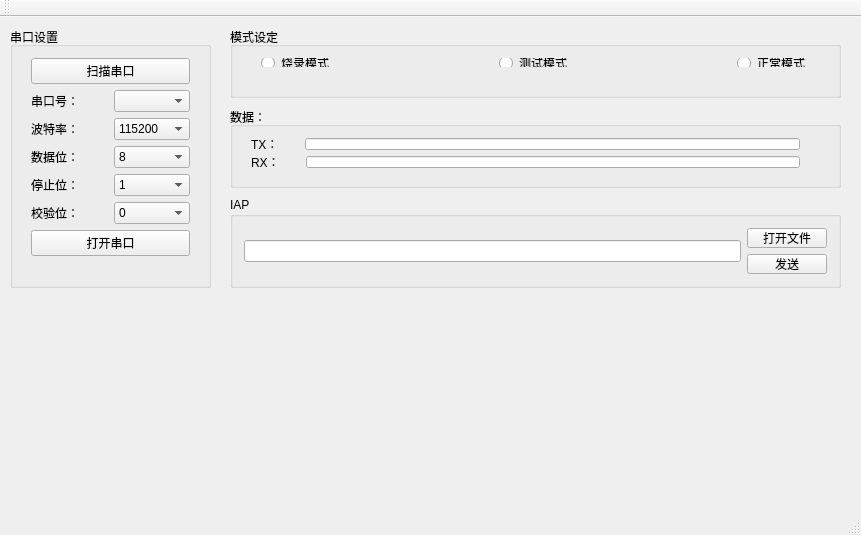
<?xml version="1.0" encoding="UTF-8"?>
<ui version="4.0">
 <class>MainWindow</class>
 <widget class="QMainWindow" name="MainWindow">
  <property name="geometry">
   <rect>
    <x>0</x>
    <y>0</y>
    <width>861</width>
    <height>535</height>
   </rect>
  </property>
  <property name="windowTitle">
   <string>MainWindow</string>
  </property>
  <widget class="QWidget" name="centralWidget">
   <widget class="QGroupBox" name="groupBox">
    <property name="geometry">
     <rect>
      <x>10</x>
      <y>10</y>
      <width>201</width>
      <height>261</height>
     </rect>
    </property>
    <property name="title">
     <string>串口设置</string>
    </property>
    <widget class="QWidget" name="layoutWidget">
     <property name="geometry">
      <rect>
       <x>10</x>
       <y>20</y>
       <width>181</width>
       <height>221</height>
      </rect>
     </property>
     <layout class="QVBoxLayout" name="verticalLayout">
      <item>
       <widget class="QPushButton" name="ScanBt">
        <property name="text">
         <string>扫描串口</string>
        </property>
       </widget>
      </item>
      <item>
       <layout class="QHBoxLayout" name="horizontalLayout">
        <item>
         <widget class="QLabel" name="label">
          <property name="text">
           <string>串口号：</string>
          </property>
         </widget>
        </item>
        <item>
         <widget class="QComboBox" name="SerialCB"/>
        </item>
       </layout>
      </item>
      <item>
       <layout class="QHBoxLayout" name="horizontalLayout_2">
        <item>
         <widget class="QLabel" name="label_2">
          <property name="text">
           <string>波特率：</string>
          </property>
         </widget>
        </item>
        <item>
         <widget class="QComboBox" name="BaundrateCB">
          <item>
           <property name="text">
            <string>115200</string>
           </property>
          </item>
          <item>
           <property name="text">
            <string>9600</string>
           </property>
          </item>
         </widget>
        </item>
       </layout>
      </item>
      <item>
       <layout class="QHBoxLayout" name="horizontalLayout_3">
        <item>
         <widget class="QLabel" name="label_3">
          <property name="text">
           <string>数据位：</string>
          </property>
         </widget>
        </item>
        <item>
         <widget class="QComboBox" name="DataCB">
          <item>
           <property name="text">
            <string>8</string>
           </property>
          </item>
         </widget>
        </item>
       </layout>
      </item>
      <item>
       <layout class="QHBoxLayout" name="horizontalLayout_4">
        <item>
         <widget class="QLabel" name="label_5">
          <property name="text">
           <string>停止位：</string>
          </property>
         </widget>
        </item>
        <item>
         <widget class="QComboBox" name="StopCB">
          <item>
           <property name="text">
            <string>1</string>
           </property>
          </item>
         </widget>
        </item>
       </layout>
      </item>
      <item>
       <layout class="QHBoxLayout" name="horizontalLayout_5">
        <item>
         <widget class="QLabel" name="label_4">
          <property name="text">
           <string>校验位：</string>
          </property>
         </widget>
        </item>
        <item>
         <widget class="QComboBox" name="CheckCB">
          <item>
           <property name="text">
            <string>0</string>
           </property>
          </item>
          <item>
           <property name="text">
            <string>1</string>
           </property>
          </item>
          <item>
           <property name="text">
            <string>2</string>
           </property>
          </item>
         </widget>
        </item>
       </layout>
      </item>
      <item>
       <layout class="QHBoxLayout" name="horizontalLayout_6">
        <item>
         <widget class="QPushButton" name="OpenBt">
          <property name="text">
           <string>打开串口</string>
          </property>
         </widget>
        </item>
       </layout>
      </item>
     </layout>
    </widget>
   </widget>
   <widget class="QGroupBox" name="groupBox_2">
    <property name="geometry">
     <rect>
      <x>230</x>
      <y>10</y>
      <width>611</width>
      <height>71</height>
     </rect>
    </property>
    <property name="title">
     <string>模式设定</string>
    </property>
    <widget class="QWidget" name="layoutWidget">
     <property name="geometry">
      <rect>
       <x>20</x>
       <y>20</y>
       <width>571</width>
       <height>31</height>
      </rect>
     </property>
     <layout class="QHBoxLayout" name="horizontalLayout_7">
      <item>
       <widget class="QRadioButton" name="BurnRB">
        <property name="text">
         <string>烧录模式</string>
        </property>
       </widget>
      </item>
      <item>
       <spacer name="horizontalSpacer">
        <property name="orientation">
         <enum>Qt::Horizontal</enum>
        </property>
        <property name="sizeHint" stdset="0">
         <size>
          <width>40</width>
          <height>20</height>
         </size>
        </property>
       </spacer>
      </item>
      <item>
       <widget class="QRadioButton" name="TestRB">
        <property name="text">
         <string>测试模式</string>
        </property>
       </widget>
      </item>
      <item>
       <spacer name="horizontalSpacer_2">
        <property name="orientation">
         <enum>Qt::Horizontal</enum>
        </property>
        <property name="sizeHint" stdset="0">
         <size>
          <width>40</width>
          <height>20</height>
         </size>
        </property>
       </spacer>
      </item>
      <item>
       <widget class="QRadioButton" name="NormalRB">
        <property name="text">
         <string>正常模式</string>
        </property>
       </widget>
      </item>
     </layout>
    </widget>
   </widget>
   <widget class="QGroupBox" name="groupBox_3">
    <property name="geometry">
     <rect>
      <x>230</x>
      <y>90</y>
      <width>611</width>
      <height>81</height>
     </rect>
    </property>
    <property name="title">
     <string>数据：</string>
    </property>
    <widget class="QWidget" name="layoutWidget">
     <property name="geometry">
      <rect>
       <x>10</x>
       <y>20</y>
       <width>571</width>
       <height>52</height>
      </rect>
     </property>
     <layout class="QVBoxLayout" name="verticalLayout_2">
      <item>
       <layout class="QHBoxLayout" name="horizontalLayout_8">
        <item>
         <widget class="QLabel" name="label_6">
          <property name="text">
           <string>TX：</string>
          </property>
         </widget>
        </item>
        <item>
         <spacer name="horizontalSpacer_3">
          <property name="orientation">
           <enum>Qt::Horizontal</enum>
          </property>
          <property name="sizeType">
           <enum>QSizePolicy::Maximum</enum>
          </property>
          <property name="sizeHint" stdset="0">
           <size>
            <width>20</width>
            <height>20</height>
           </size>
          </property>
         </spacer>
        </item>
        <item>
         <widget class="QLineEdit" name="SendEdit">
          <property name="readOnly">
           <bool>false</bool>
          </property>
         </widget>
        </item>
       </layout>
      </item>
      <item>
       <layout class="QHBoxLayout" name="horizontalLayout_9">
        <item>
         <widget class="QLabel" name="label_7">
          <property name="text">
           <string>RX：</string>
          </property>
         </widget>
        </item>
        <item>
         <spacer name="horizontalSpacer_4">
          <property name="orientation">
           <enum>Qt::Horizontal</enum>
          </property>
          <property name="sizeType">
           <enum>QSizePolicy::Maximum</enum>
          </property>
          <property name="sizeHint" stdset="0">
           <size>
            <width>20</width>
            <height>20</height>
           </size>
          </property>
         </spacer>
        </item>
        <item>
         <widget class="QLineEdit" name="ReadEdit">
          <property name="readOnly">
           <bool>true</bool>
          </property>
         </widget>
        </item>
       </layout>
      </item>
     </layout>
    </widget>
   </widget>
   <widget class="QGroupBox" name="groupBox_4">
    <property name="geometry">
     <rect>
      <x>230</x>
      <y>180</y>
      <width>611</width>
      <height>91</height>
     </rect>
    </property>
    <property name="title">
     <string>IAP</string>
    </property>
    <layout class="QGridLayout" name="gridLayout">
     <item row="0" column="0">
      <widget class="QLineEdit" name="filePathLineEdit"/>
     </item>
     <item row="0" column="1">
      <layout class="QVBoxLayout" name="verticalLayout_4">
       <item>
        <widget class="QPushButton" name="OpenFileBt">
         <property name="text">
          <string>打开文件</string>
         </property>
        </widget>
       </item>
       <item>
        <widget class="QPushButton" name="SendHexFileBt">
         <property name="text">
          <string>发送</string>
         </property>
        </widget>
       </item>
      </layout>
     </item>
    </layout>
   </widget>
  </widget>
  <widget class="QMenuBar" name="menuBar">
   <property name="geometry">
    <rect>
     <x>0</x>
     <y>0</y>
     <width>861</width>
     <height>23</height>
    </rect>
   </property>
  </widget>
  <widget class="QToolBar" name="mainToolBar">
   <attribute name="toolBarArea">
    <enum>TopToolBarArea</enum>
   </attribute>
   <attribute name="toolBarBreak">
    <bool>false</bool>
   </attribute>
  </widget>
  <widget class="QStatusBar" name="statusBar"/>
 </widget>
 <layoutdefault spacing="6" margin="11"/>
 <resources/>
 <connections/>
</ui>
